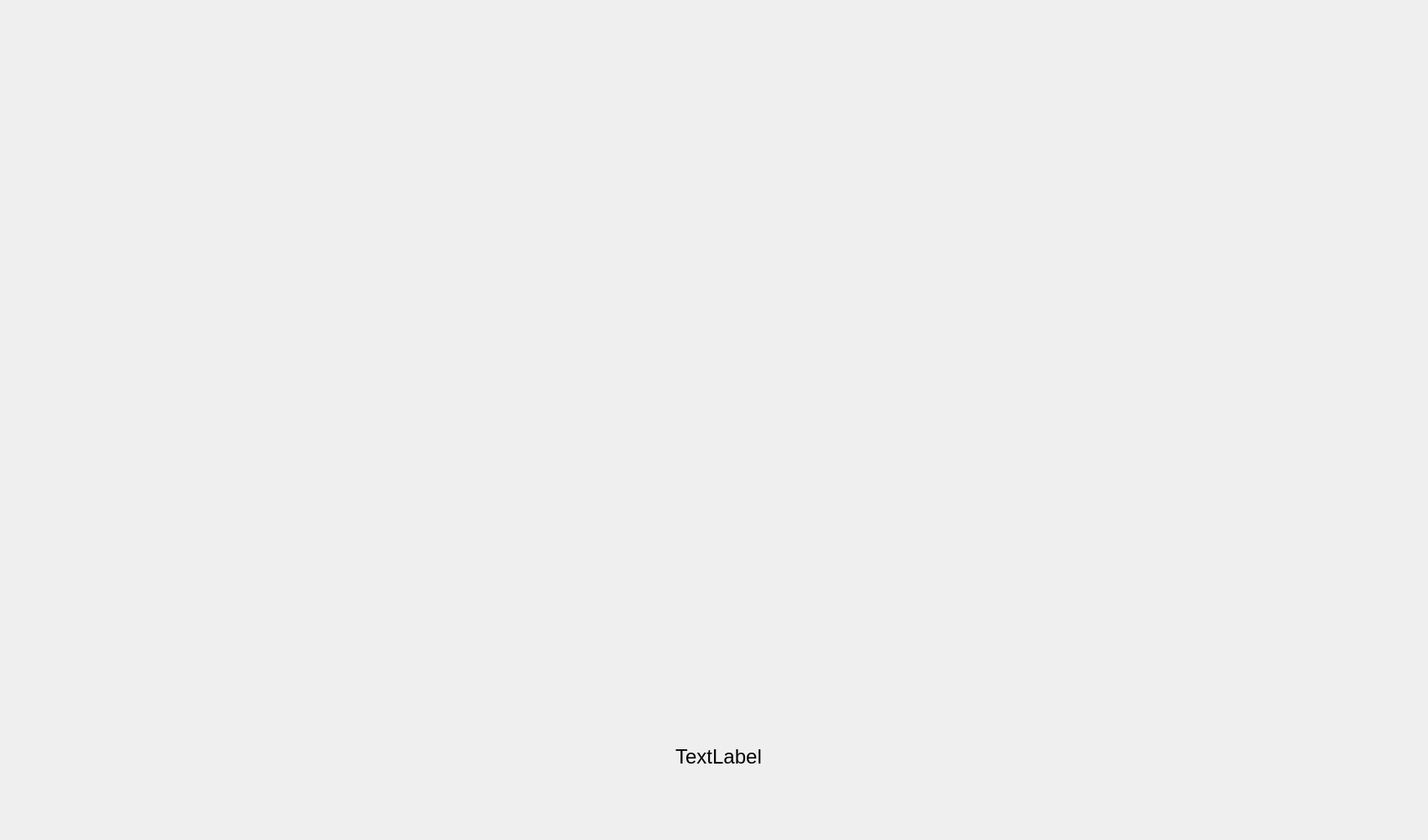
<?xml version="1.0" encoding="UTF-8"?>
<ui version="4.0">
 <class>OutputGUI</class>
 <widget class="QWidget" name="OutputGUI">
  <property name="geometry">
   <rect>
    <x>0</x>
    <y>0</y>
    <width>1700</width>
    <height>1000</height>
   </rect>
  </property>
  <property name="windowTitle">
   <string>OutputGUI</string>
  </property>
  <widget class="QLabel" name="tirePhoto">
   <property name="geometry">
    <rect>
     <x>25</x>
     <y>20</y>
     <width>800</width>
     <height>800</height>
    </rect>
   </property>
   <property name="text">
    <string/>
   </property>
  </widget>
  <widget class="QLabel" name="detectPhoto">
   <property name="geometry">
    <rect>
     <x>850</x>
     <y>20</y>
     <width>800</width>
     <height>800</height>
    </rect>
   </property>
   <property name="text">
    <string/>
   </property>
  </widget>
  <widget class="QLabel" name="decisionText">
   <property name="geometry">
    <rect>
     <x>280</x>
     <y>850</y>
     <width>1151</width>
     <height>101</height>
    </rect>
   </property>
   <property name="font">
    <font>
     <pointsize>18</pointsize>
    </font>
   </property>
   <property name="focusPolicy">
    <enum>Qt::NoFocus</enum>
   </property>
   <property name="text">
    <string>TextLabel</string>
   </property>
   <property name="alignment">
    <set>Qt::AlignCenter</set>
   </property>
  </widget>
 </widget>
 <layoutdefault spacing="6" margin="11"/>
 <resources/>
 <connections/>
</ui>
